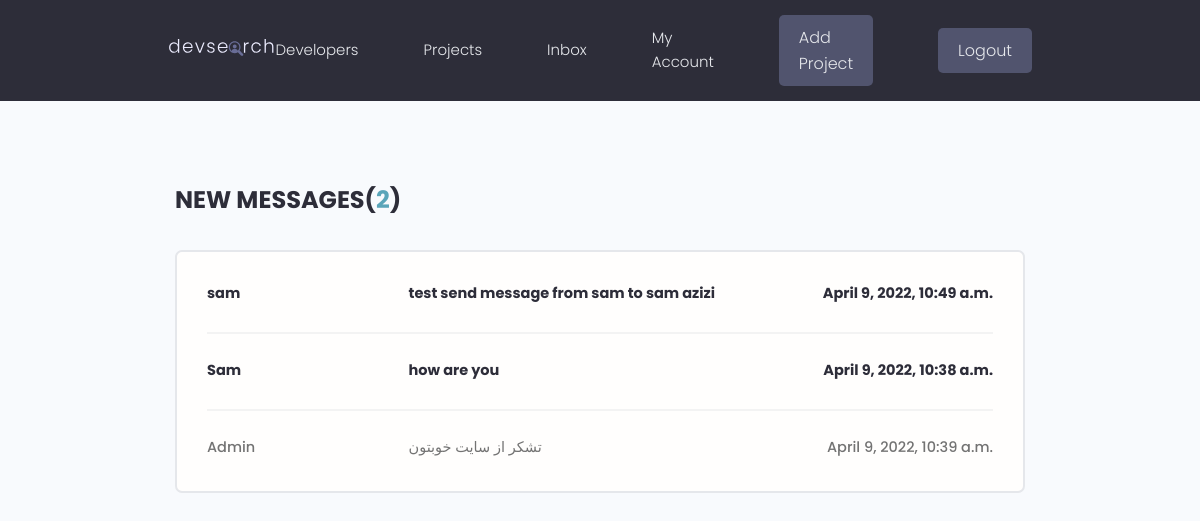
The page /inbox/ (signed in) on the database its author committed.
### users/models.py (models this page shows, shortened)
class Message(models.Model):
    sender = models.ForeignKey(
        Profile, on_delete=models.SET_NULL, null=True, blank=True)
    recipient = models.ForeignKey(
        Profile, on_delete=models.SET_NULL, null=True, blank=True, related_name="messages")
    name = models.CharField(max_length=200, null=True, blank=True)
    email = models.EmailField(max_length=200, null=True, blank=True)
    subject = models.CharField(max_length=200, null=True, blank=True)
    body = models.TextField()
    is_read = models.BooleanField(default=False, null=True)
    created = models.DateTimeField(auto_now_add=True)
    id = models.UUIDField(default=uuid.uuid4, unique=True,
                          primary_key=True, editable=False)
    class Meta:
        ordering = ['is_read', '-created']

### users/views.py (the view)
# urls.py: path('inbox/',views.inbox, name= 'inbox'),
@login_required(login_url='users:login')
def inbox(request):
    profile = request.user.profile
    messageRequests = profile.messages.all()
    unreadCount = messageRequests.filter(is_read=False).count()
    context ={
        'messageRequests':messageRequests,'unreadCound':unreadCount
    }
    return render(request,'users/inbox.html',context)

### users/templates/users/inbox.html
{% extends 'main.html' %}
{% block content%}
  <main class="inbox my-xl">
    <div class="content-box">
      <h3 class="inbox__title">New Messages(<span>{{ unreadCound }}</span>)</h3>
      <ul class="messages">
          {% for message in messageRequests %}
          {% if message.is_read == False %}
          <li class="message message--unread">
              {% else %}
               <li class="message">
          {% endif %}
          <a href="{% url 'users:message' message.id %}">
            <span class="message__author">{{ message.name }}</span>
            <span class="message__subject">{{ message.subject }}</span>
            <span class="message__date">{{ message.created }}</span>
          </a>
        </li>
        {% endfor %}
      </ul>
    </div>
  </main>
{%endblock %}

### static/styles/app.css (style rules this page uses)
:root { --color-sub: #2d2d39; }
.content-box { width: 95%; max-width: 85rem; margin: 0 auto; }
.inbox { height: 90vh; }
.inbox__title, .inbox__title span { font-size: 2.4rem; font-weight: 700; color: var(--color-sub); text-transform: uppercase; text-align: left; margin-bottom: 3rem; }
.inbox__title span { color: var(--color-main); }
.messages { list-style: none; background: var(--color-white); padding: 0.5rem 3rem; border: 2px solid var(--color-light); border-radius: 0.7rem; }
.message { padding: 2.5rem 0; }
.message > a span { font-size: 1.45rem; font-weight: 500; }
.message.message--unread a span { font-weight: 700; color: var(--color-sub); }
.message:not(:last-child) { border-bottom: 2px solid var(--color-white-light); }
.message > a { display: flex; gap: 1rem; }
.message__author, .message__date { flex-basis: 25%; }
.message__subject { flex-basis: 50%; }
.message__date { text-align: right; }

### static/uikit/styles/modules/_variables.css (style rules this page uses)
:root { --color-main: #5aa5b9; --color-main-light: #e6faff; --color-sub: #3f4156; --color-sub-light: #51546e; --color-sub-lighter: #ededfd; --color-text: #737373; --color-gray: #8b8b8b; --color-light: #e5e7eb; --color-light-gray: #767676; --color-bg: #f8fafd; --color-white: #fffefd; --color-white-light: #f3f3f3; --color-success: #359e64; --color-success-bg: #def8e8; --color-error: #fc4b0b; --color-error-bg: #fff2ee; --font-base: 'Poppins', arial, helvetica, 'Segoe UI', roboto, ubuntu, sans-serif; --font-monospace: 'Fira Code', 'Courier New', courier, monospace; --font-regular: 300; --font-medium: 500; --font-bold: 700; --generic-shadow: 1px 1px 5px #00000010; --generic-transition: all 0.3s ease-in-out; }

### static/uikit/styles/modules/_base.css (style rules this page uses)
* { margin: 0; padding: 0; box-sizing: border-box; text-rendering: optimizeLegibility; color: inherit; font-size: inherit; }
html { font-size: 50%; }
@media only screen and (min-width: 480px) { html { font-size: 56.25%; } }
@media only screen and (min-width: 1200px) { html { font-size: 62.5%; } }
body { line-height: 1.6; font-weight: 400; font-size: 1.5rem; color: var(--color-text); background-color: var(--color-bg); min-height: 100vh; }

### static/uikit/styles/modules/_typography.css (style rules this page uses)
* { font-family: var(--font-base); }
h3 { font-size: 3.2rem; font-weight: var(--font-medium); }
p, span, strong { font-size: 1.6rem; color: var(--color-text); font-weight: var(--font-regular); }
a { padding-bottom: 2px; text-decoration: none; display: inline-block; color: var(--color-main); font-weight: var(--font-medium); }

### static/uikit/styles/modules/_utilities.css (style rules this page uses)
.my-xl { margin: 8rem auto; }

### rows shown on the page
Message: name "sam", subject "test send message from sam to sam azizi", created "April 9, 2022, 10:49 a.m."
Message: name "Sam", subject "how are you", created "April 9, 2022, 10:38 a.m."
Message: name "Admin", subject "تشکر از سایت خوبتون", created "April 9, 2022, 10:39 a.m."

### other values the page prints
{{ unreadCound }} "2"
